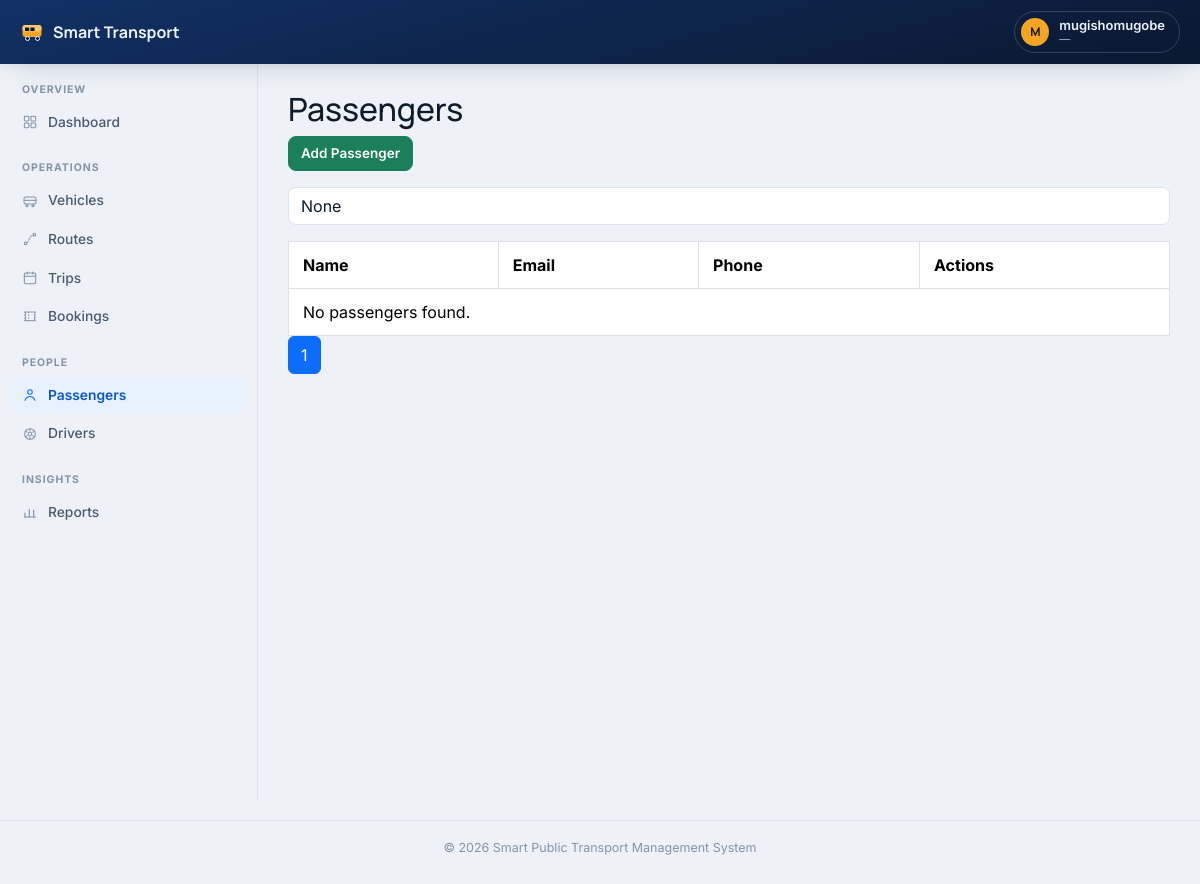
/passengers/ (signed in), run on an earlier commit of the app's database.
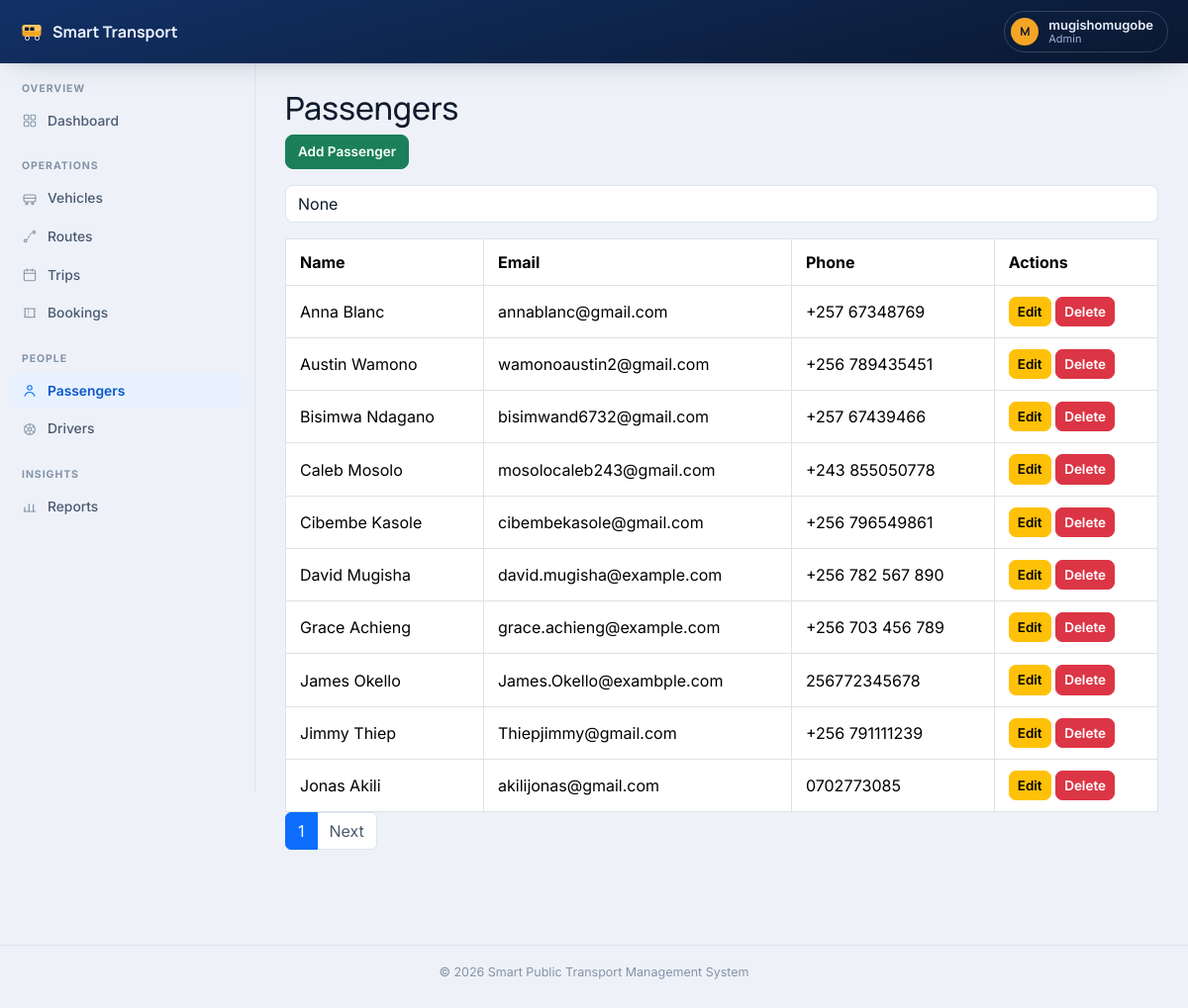
And on a later commit of the database.
### accounts/models.py (models this page shows, shortened)
class Profile(models.Model):
    ROLE_CHOICES = [
        ('ADMIN', 'Administrator'),
        ('STAFF', 'Staff'),
        ('PASSENGER', 'Passenger'),
    ]
    user = models.OneToOneField(
        User,
        on_delete=models.CASCADE
    )
    phone = models.CharField(
        max_length=20,
        blank=True
    )
    address = models.TextField(
        blank=True
    )
    profile_picture = models.ImageField(
        upload_to='profiles/',
        blank=True,
        null=True
    )
    role = models.CharField(
        max_length=20,
        choices=ROLE_CHOICES,
        default='PASSENGER'
    )
    created_at = models.DateTimeField(
        auto_now_add=True
    )

### passengers/models.py (models this page shows, shortened)
class Passenger(models.Model):
    full_name = models.CharField(max_length=200)
    email = models.EmailField(unique=True)
    phone = models.CharField(max_length=20)
    address = models.TextField(blank=True)
    national_id = models.CharField(max_length=100, unique=True)
    created_at = models.DateTimeField(auto_now_add=True)
    class Meta:
        ordering = ['full_name']
        verbose_name = "Passenger"
        verbose_name_plural = "Passengers"

### passengers/views.py (the view)
@role_required("STAFF", "ADMIN")
def passenger_list(request):
    query = request.GET.get("q")
    passengers = Passenger.objects.all()
    if query:
        passengers = passengers.filter(
            full_name__icontains=query
        )
    paginator = Paginator(passengers, 10)
    page = request.GET.get("page")
    passengers = paginator.get_page(page)
    return render(
        request,
        "passengers/passenger_list.html",
        {
            "passengers": passengers,
            "query": query,
        }
    )

### templates/passengers/passenger_list.html (shortened to what this page needs)
{% extends "base.html" %}
{% block content %}
<h2>Passengers</h2>
<a href="{% url 'passengers:create' %}"
class="btn btn-success mb-3">
Add Passenger
</a>
<form method="get">
<input
type="text"
name="q"
value="{{ query }}"
placeholder="Search passenger"
class="form-control mb-3">
</form>
<table class="table table-bordered">
<tr>
<th>Name</th>
<th>Email</th>
<th>Phone</th>
<th>Actions</th>
</tr>
{% for passenger in passengers %}
<tr>
<td>{{ passenger.full_name }}</td>
<td>{{ passenger.email }}</td>
<td>{{ passenger.phone }}</td>
<td>
<a href="{% url 'passengers:update' passenger.id %}"
class="btn btn-warning btn-sm">
Edit
</a>
<a href="{% url 'passengers:delete' passenger.id %}"
class="btn btn-danger btn-sm">
Delete
</a>
</td>
</tr>
{% empty %}
<tr>
<td colspan="4">
No passengers found.
</td>
</tr>
{% endfor %}
</table>
<nav>
<ul class="pagination">
<li class="page-item active">
<span class="page-link">
{{ passengers.number }}
</span>
</li>
{% if passengers.has_next %}
<li class="page-item">
<a class="page-link"
href="?page={{ passengers.next_page_number }}">
Next
</a>
</li>
{% endif %}
</ul>
</nav>
{% endblock %}

### templates/includes/navbar.html (shortened to what this page needs)
<header class="app-topbar">
    <a class="app-brand" href="/">
        Smart Transport
    </a>
    {% if user.is_authenticated %}
    <div class="dropdown">
        <button class="topbar-user" type="button" data-bs-toggle="dropdown" aria-expanded="false">
            <span class="avatar">{{ user.username|slice:":1"|upper }}</span>
            <span class="who">
                <span class="name d-block">{{ user.get_full_name|default:user.username }}</span>
                <span class="role d-block">{{ user.profile.role|default:"—"|lower }}</span>
            </span>
        </button>
    </div>
    {% endif %}
</header>

What changed in the data, as far as the page shows it:
added Passenger: full_name "Anna Blanc", email "annablanc@gmail.com", phone "+257 67348769"
added Passenger: full_name "Austin Wamono", email "wamonoaustin2@gmail.com", phone "+256 789435451"
added Passenger: full_name "Bisimwa Ndagano", email "bisimwand6732@gmail.com", phone "+257 67439466"
added Passenger: full_name "Caleb Mosolo", email "mosolocaleb243@gmail.com", phone "+243 855050778"
added Passenger: full_name "Cibembe Kasole", email "cibembekasole@gmail.com", phone "+256 796549861"
added Passenger: full_name "David Mugisha", email "david.mugisha@example.com", phone "+256 782 567 890"
added Passenger: full_name "Grace Achieng", email "grace.achieng@example.com", phone "+256 703 456 789"
added Passenger: full_name "James Okello", email "James.Okello@exambple.com", phone "256772345678"
added Passenger: full_name "Jimmy Thiep", email "Thiepjimmy@gmail.com", phone "+256 791111239"
added Passenger: full_name "Jonas Akili", email "akilijonas@gmail.com", phone "0702773085"
Also different on the page:
{{ user.profile.role|default:"—"|lower }}: "—" → "Admin"
text no longer shown: "No passengers found."
text now shown: "Next"
